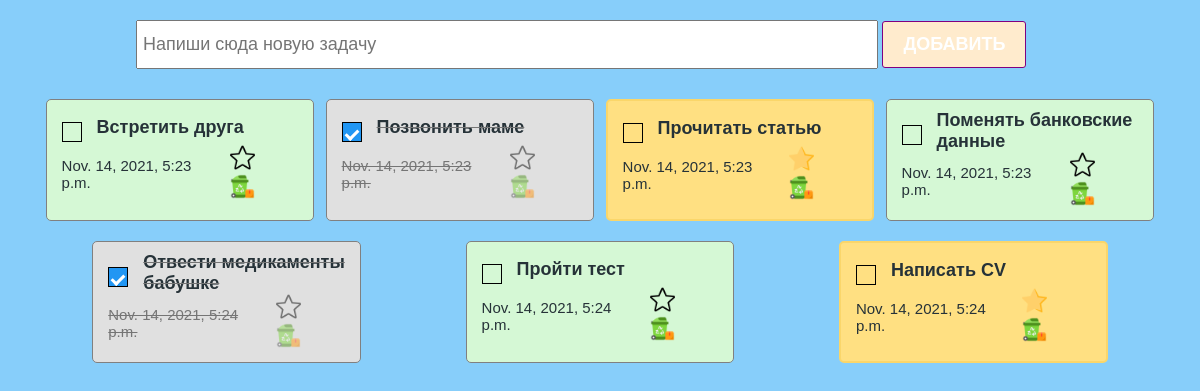
The app's page /test/, older data.
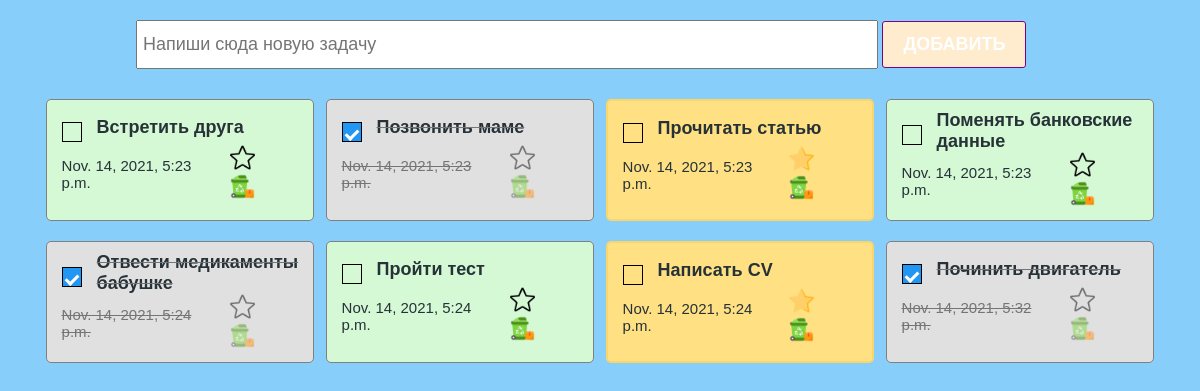
The same page, newer data.
### main/models.py (models this page shows)
class TODOLIST(models.Model):
    text = models.CharField(max_length=100)
    created_at = models.DateTimeField(auto_now_add=True)
    is_closed = models.BooleanField(default=False)
    is_favorite = models.BooleanField(default=False)

### main/views.py (the view)
# urls.py: path("test/", test, name="test"),
def test(request):
    todo_list = TODOLIST.objects.all()
    return render(request, "test.html", {"todo_list": todo_list} )

### main/templates/test.html (shortened to what this page needs)
{% load static %}
<!DOCTYPE html>
<html lang="en">
<head>
    <link rel="stylesheet" href="{% static 'styles/checkbox.css' %}">
    <link rel="stylesheet" href="{% static 'styles/index.css' %}" />
    <link rel="stylesheet" href="{% static 'styles/styles.css' %}" />
</head>
</body>
<section class="wrapper">
    <div class="create_container">
        <form action="{% url 'add-todo' %}" method="POST">
            <input class="create_input" type="text" placeholder="Напиши сюда новую задачу" name="todo_text" />
            <button class="create_button"> Добавить </button>
    </div>
    <div class="todo_container">
            {% for todo in todo_list %}
            <div class="todo_item
               {% if todo.is_favorite %}
                    marked
                {% elif todo.is_closed %}
                    done
               {% endif %}
            ">
                <div class="todo_item_header">
                    <label class="checkbox_container">
                        <span class="checkmark"></span>
                    </label>
                    <h4> <a href="{% url 'close-todo' todo.id %}">{{ todo.text}}</a></h4>
                </div>
                <div class="todo_item_footer">
                    <p>{{ todo.created_at }}</p>
                    <div class="action_buttons">
                        {% if todo.is_favorite%}
                        <a href="{% url 'unmark-todo' todo.id %}"><img src="{% static './icons/favourite.png' %}" /></a>
                        {% else %}
                        <a href="{% url 'mark-todo' todo.id %}"><img src="{% static './icons/star (1).png' %}" /></a>
                        {% endif %}
                        <a href="{% url 'delete-todo' todo.id %}"><img src="{% static './icons/recycle-bin.png' %}" /></a>
                    </div>
                </div>
            </div>
            {% endfor%}
    </div>
</section>
</html>

Row changes from the older to the newer data that the page shows:
added TODOLIST: text "Починить двигатель", created_at "Nov. 14, 2021, 5:32 p.m.", is_favorite False (drawn), is_closed True (drawn)
